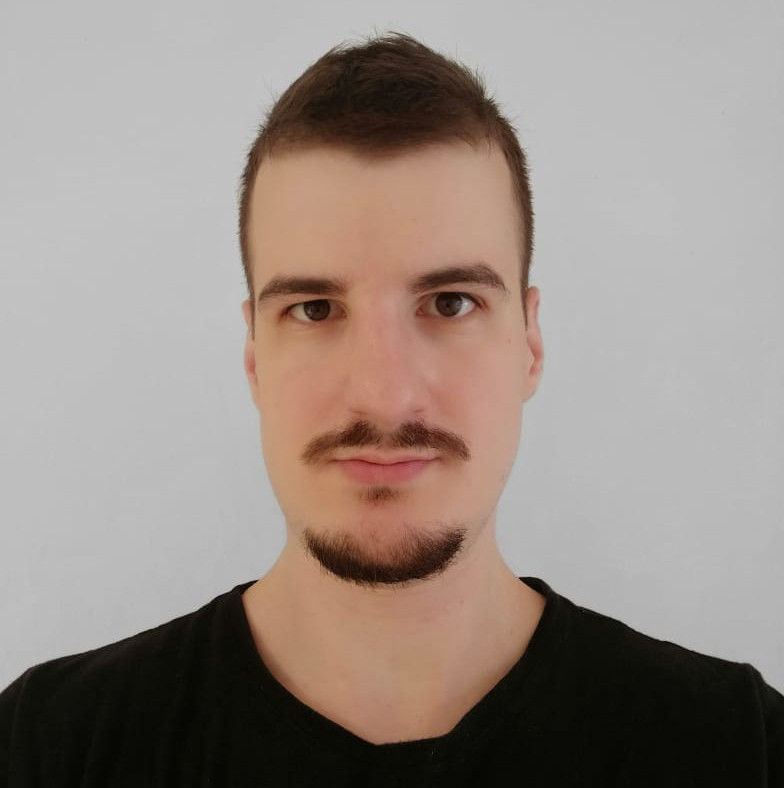
#> input picture wallpapers/Profile.jpg, 784 x 788 px
$ python scheme_for_image.py ../../../../../../wallpapers/Profile.jpg
#> lines starting #> are read from the running program, lines starting #| are printed output that depends on the picture
#> in main, img is the input picture: shape (788, 784, 3); mean B, G, R 133.2, 140.1, 151.8
#!/usr/bin/env python3
import sys
import cv2
import numpy as np

# Allowed scheme types
SCHEMES = [
    "scheme-content",
    "scheme-expressive",
    "scheme-fidelity",
    "scheme-fruit-salad",
    "scheme-monochrome",
    "scheme-neutral",
    "scheme-rainbow",
    "scheme-tonal-spot",
]


def image_colorfulness(image):
    # Based on Hasler and Süsstrunk's colorfulness metric
    (B, G, R) = cv2.split(image.astype("float"))
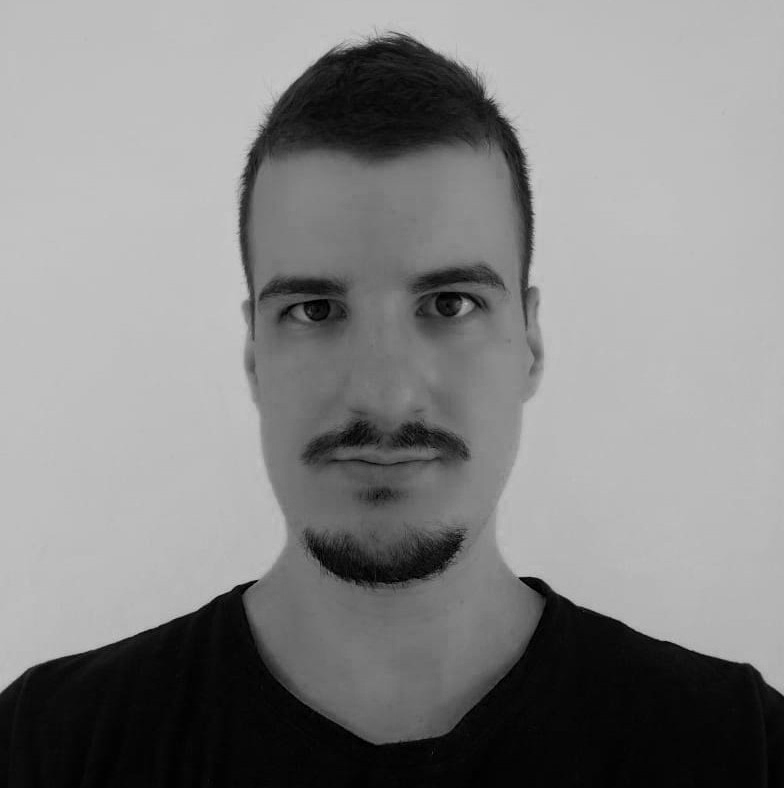
#> B: shape (788, 784) float64; min 0, max 202, mean 133.2
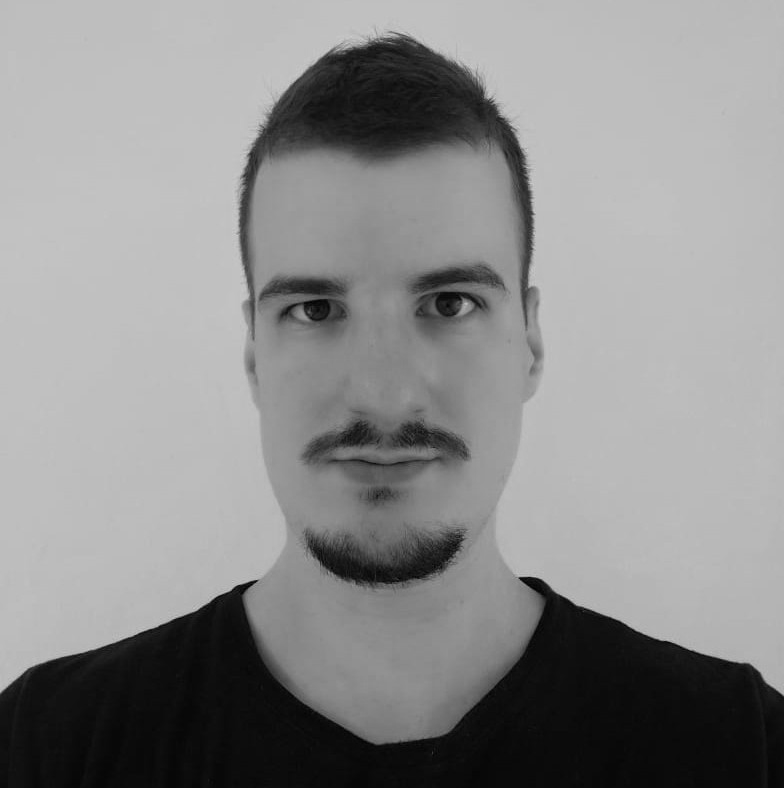
#> G: shape (788, 784) float64; min 0, max 207, mean 140.1
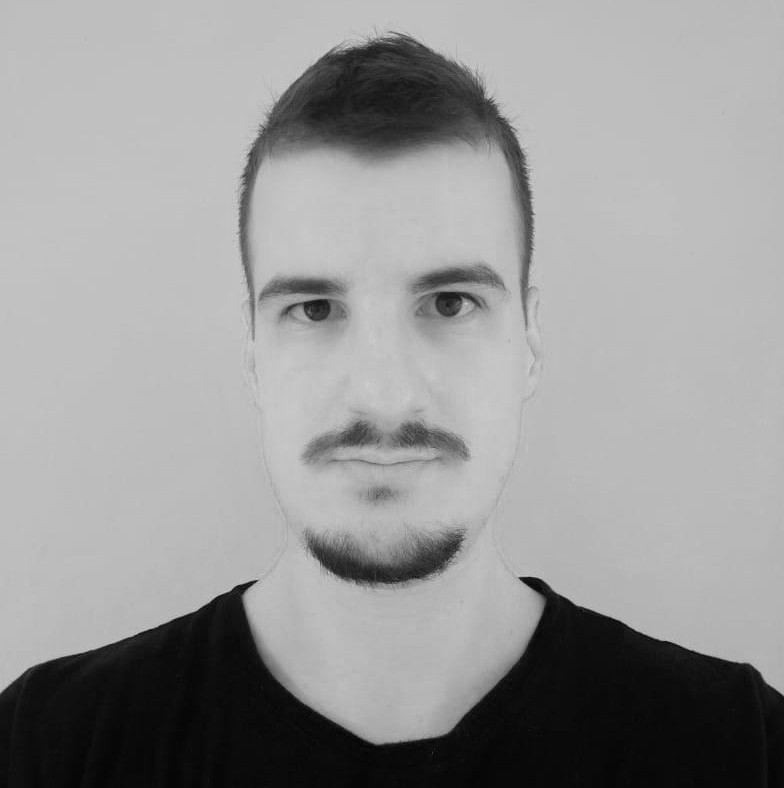
#> R: shape (788, 784) float64; min 0, max 207, mean 151.8
    rg = np.absolute(R - G)
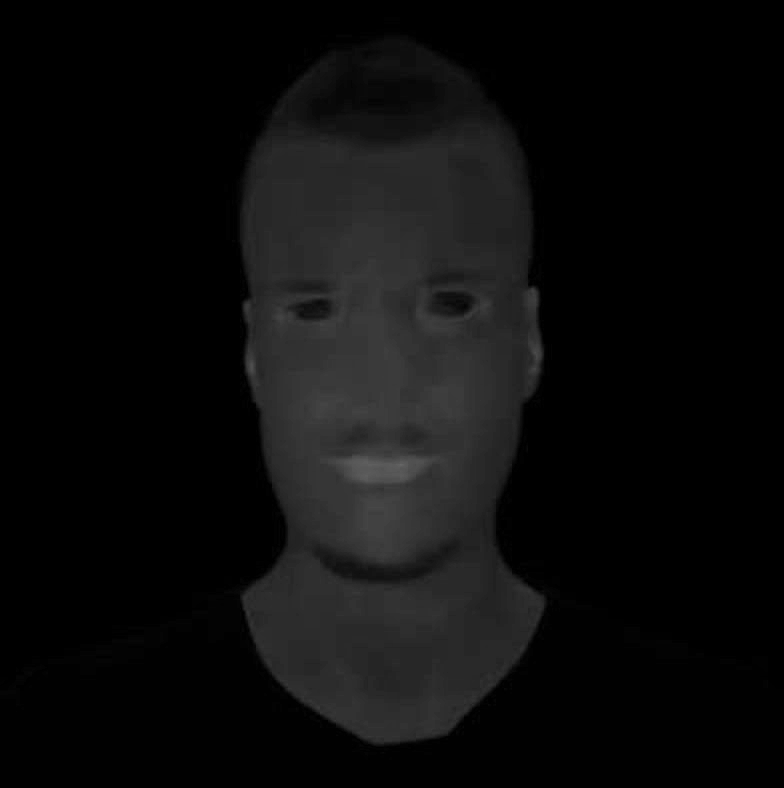
#> rg: shape (788, 784) float64; min 0, max 103, mean 12
    yb = np.absolute(0.5 * (R + G) - B)
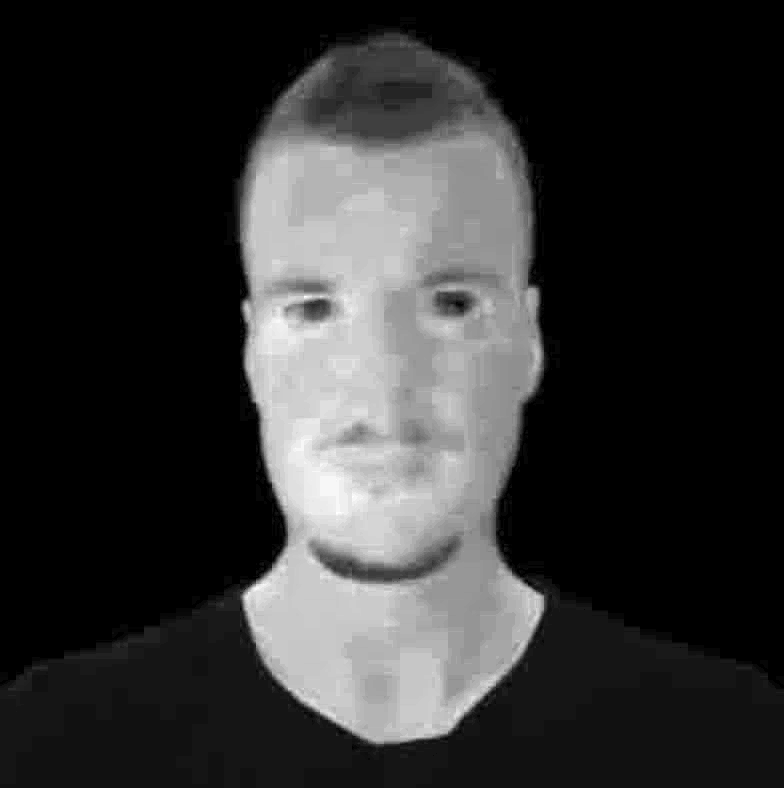
#> yb: shape (788, 784) float64; min 0, max 65, mean 12.7; drawn with min black and max white
    std_rg = np.std(rg)
#> std_rg = 19.75
    std_yb = np.std(yb)
#> std_yb = 19.34
    mean_rg = np.mean(rg)
#> mean_rg = 11.95
    mean_yb = np.mean(yb)
#> mean_yb = 12.71
    colorfulness = np.sqrt(std_rg**2 + std_yb**2) + (
        0.3 * np.sqrt(mean_rg**2 + mean_yb**2)
    )
#> colorfulness = 32.88
    return colorfulness


# scheme-content respects the image's colors very well, but it might
# look too saturated, so we only use it for not very colorful images to be safe
def pick_scheme(colorfulness):
    if colorfulness < 10:
        return "scheme-monochrome"
    elif colorfulness < 20:
        return "scheme-content"
    elif colorfulness < 50:
        return "scheme-neutral"
    else:
        return "scheme-tonal-spot"


def main():
    colorfulness_mode = False
    args = sys.argv[1:]
    if "--colorfulness" in args:
        colorfulness_mode = True
        args.remove("--colorfulness")
    if len(args) < 1:
        print("scheme-tonal-spot")
        sys.exit(1)
    img_path = args[0]
    img = cv2.imread(img_path)
    if img is None:
        print("scheme-tonal-spot")
        sys.exit(1)
    colorfulness = image_colorfulness(img)
#> colorfulness = 32.88
    if colorfulness_mode:
        print(f"{colorfulness}")
    else:
        scheme = pick_scheme(colorfulness)
#> scheme = 'scheme-neutral'
        print(scheme)
#| scheme-neutral


if __name__ == "__main__":
    main()
